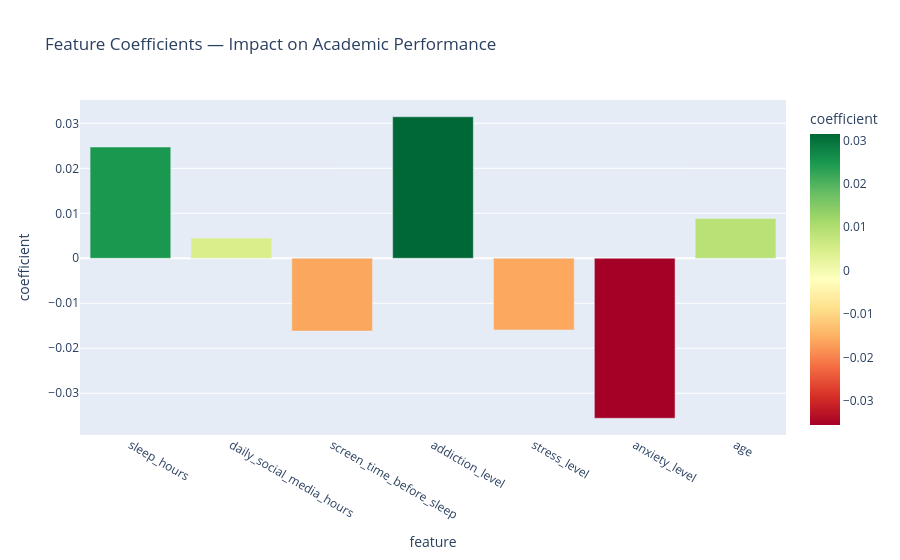

The notebook cell this image was saved under:
### Code cell
# Visualize — Feature Coefficients
coef_df = pl.DataFrame({
    'feature': features,
    'coefficient': model.coef_.tolist()
})

fig2 = px.bar(
    coef_df,
    x='feature',
    y='coefficient',
    color='coefficient',
    color_continuous_scale='RdYlGn',
    title='Feature Coefficients — Impact on Academic Performance'
)
fig2.show()
fig2.write_html("../visualizations/Feature Coefficients — Impact on Academic Performance.html ")

### Figure 1 — Plotly figure (JSON) as saved in the notebook; plotly's stock layout.template omitted (floating-point values rounded to 4 significant figures)
{"data": [{"hovertemplate": "feature=%{x}<br>coefficient=%{marker.color}<extra></extra>", "legendgroup": "", "marker": {"color": [0.02473, 0.004482, -0.01618, 0.03146, -0.01593, -0.03555, 0.008865], "coloraxis": "coloraxis", "pattern": {"shape": ""}}, "name": "", "orientation": "v", "showlegend": false, "textposition": "auto", "type": "bar", "x": ["sleep_hours", "daily_social_media_hours", "screen_time_before_sleep", "addiction_level", "stress_level", "anxiety_level", "age"], "xaxis": "x", "y": [0.02473, 0.004482, -0.01618, 0.03146, -0.01593, -0.03555, 0.008865], "yaxis": "y"}], "layout": {"barmode": "relative", "coloraxis": {"colorbar": {"title": {"text": "coefficient"}}, "colorscale": [[0, "rgb(165,0,38)"], [0.1, "rgb(215,48,39)"], [0.2, "rgb(244,109,67)"], [0.3, "rgb(253,174,97)"], [0.4, "rgb(254,224,139)"], [0.5, "rgb(255,255,191)"], [0.6, "rgb(217,239,139)"], [0.7, "rgb(166,217,106)"], [0.8, "rgb(102,189,99)"], [0.9, "rgb(26,152,80)"], [1, "rgb(0,104,55)"]]}, "legend": {"tracegroupgap": 0}, "title": {"text": "Feature Coefficients — Impact on Academic Performance"}, "xaxis": {"anchor": "y", "domain": [0, 1], "title": {"text": "feature"}}, "yaxis": {"anchor": "x", "domain": [0, 1], "title": {"text": "coefficient"}}}}
